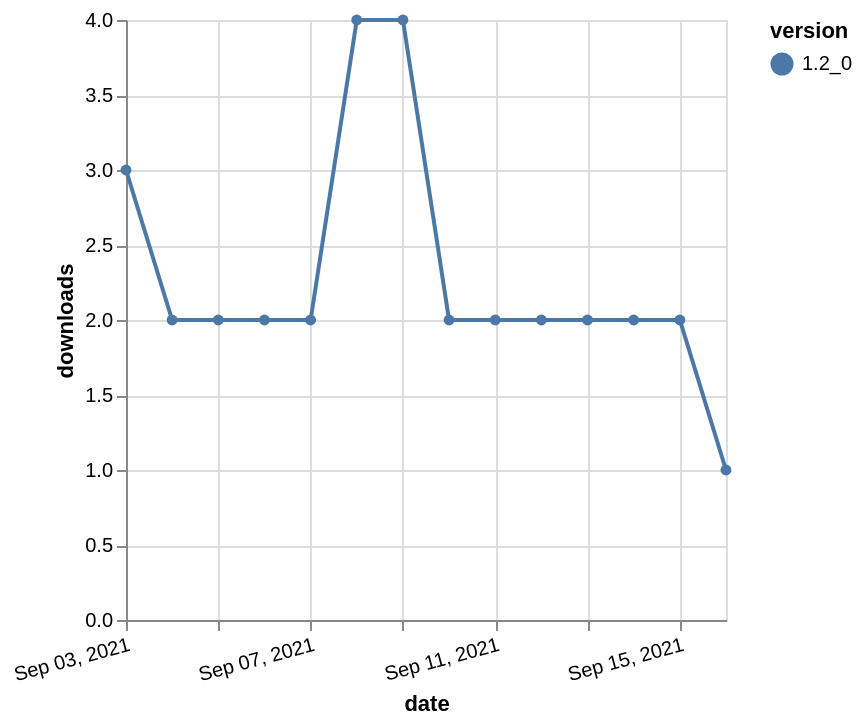

Vega-Lite specification stored for this chart:
### Vega-Lite specification from a JSON file in a GitHub repository (floating-point values rounded to 4 significant figures)
{"$schema": "https://vega.github.io/schema/vega-lite/v5.json", "description": "A simple bar chart with embedded data.", "data": {"values": [{"date": "2021-09-03", "total": 3242, "delta": 3, "version": "1.2_0"}, {"date": "2021-09-04", "total": 3244, "delta": 2, "version": "1.2_0"}, {"date": "2021-09-05", "total": 3246, "delta": 2, "version": "1.2_0"}, {"date": "2021-09-06", "total": 3248, "delta": 2, "version": "1.2_0"}, {"date": "2021-09-07", "total": 3250, "delta": 2, "version": "1.2_0"}, {"date": "2021-09-08", "total": 3254, "delta": 4, "version": "1.2_0"}, {"date": "2021-09-09", "total": 3258, "delta": 4, "version": "1.2_0"}, {"date": "2021-09-10", "total": 3260, "delta": 2, "version": "1.2_0"}, {"date": "2021-09-11", "total": 3262, "delta": 2, "version": "1.2_0"}, {"date": "2021-09-12", "total": 3264, "delta": 2, "version": "1.2_0"}, {"date": "2021-09-13", "total": 3266, "delta": 2, "version": "1.2_0"}, {"date": "2021-09-14", "total": 3268, "delta": 2, "version": "1.2_0"}, {"date": "2021-09-15", "total": 3270, "delta": 2, "version": "1.2_0"}, {"date": "2021-09-16", "total": 3271, "delta": 1, "version": "1.2_0"}]}, "width": "container", "mark": {"type": "line", "point": {"filled": true}}, "encoding": {"x": {"field": "date", "type": "temporal", "timeUnit": "yearmonthdate", "title": "date", "axis": {"labelAngle": -15}}, "y": {"field": "delta", "type": "quantitative", "title": "downloads"}, "color": {"field": "version", "type": "nominal"}, "tooltip": {"field": "delta"}}}
